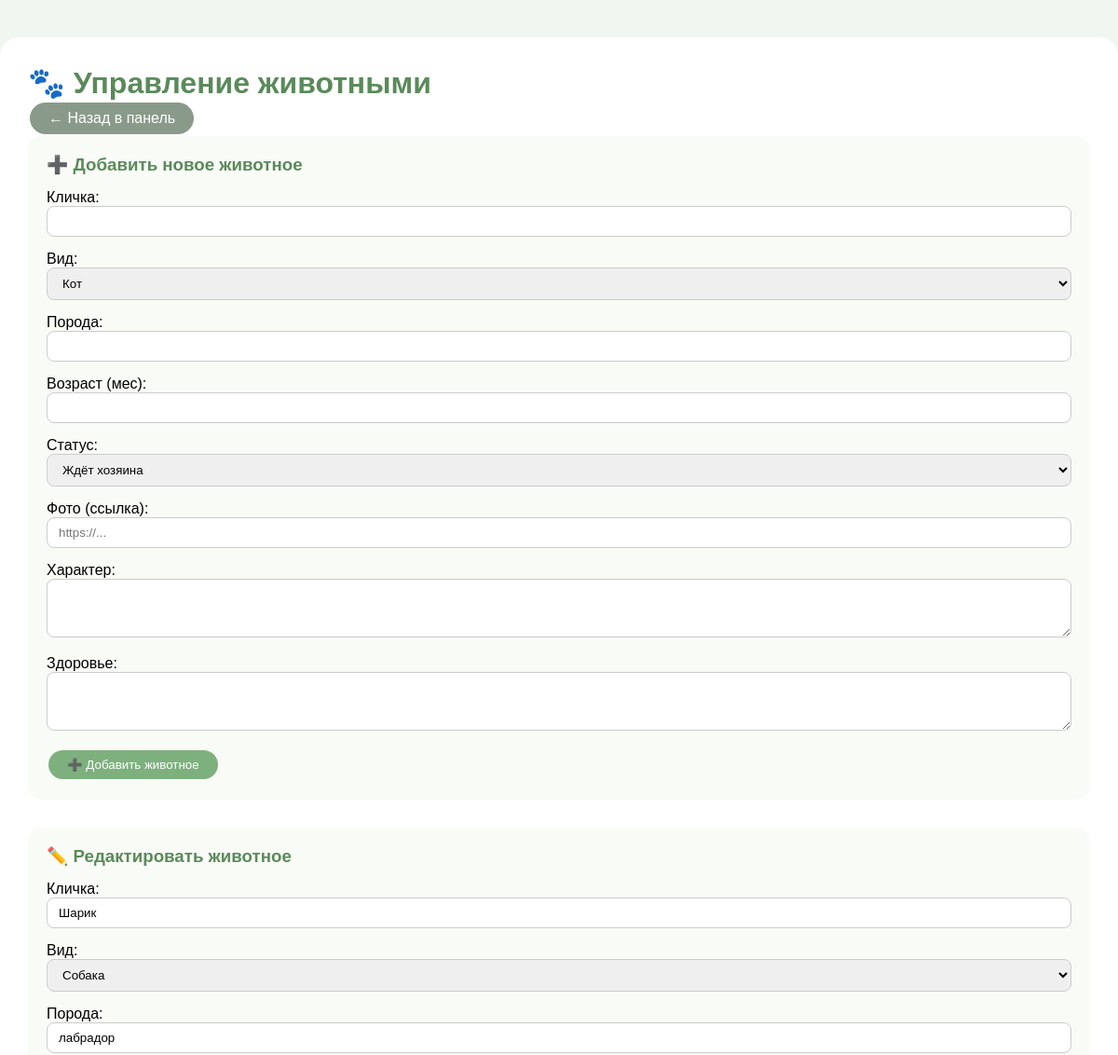
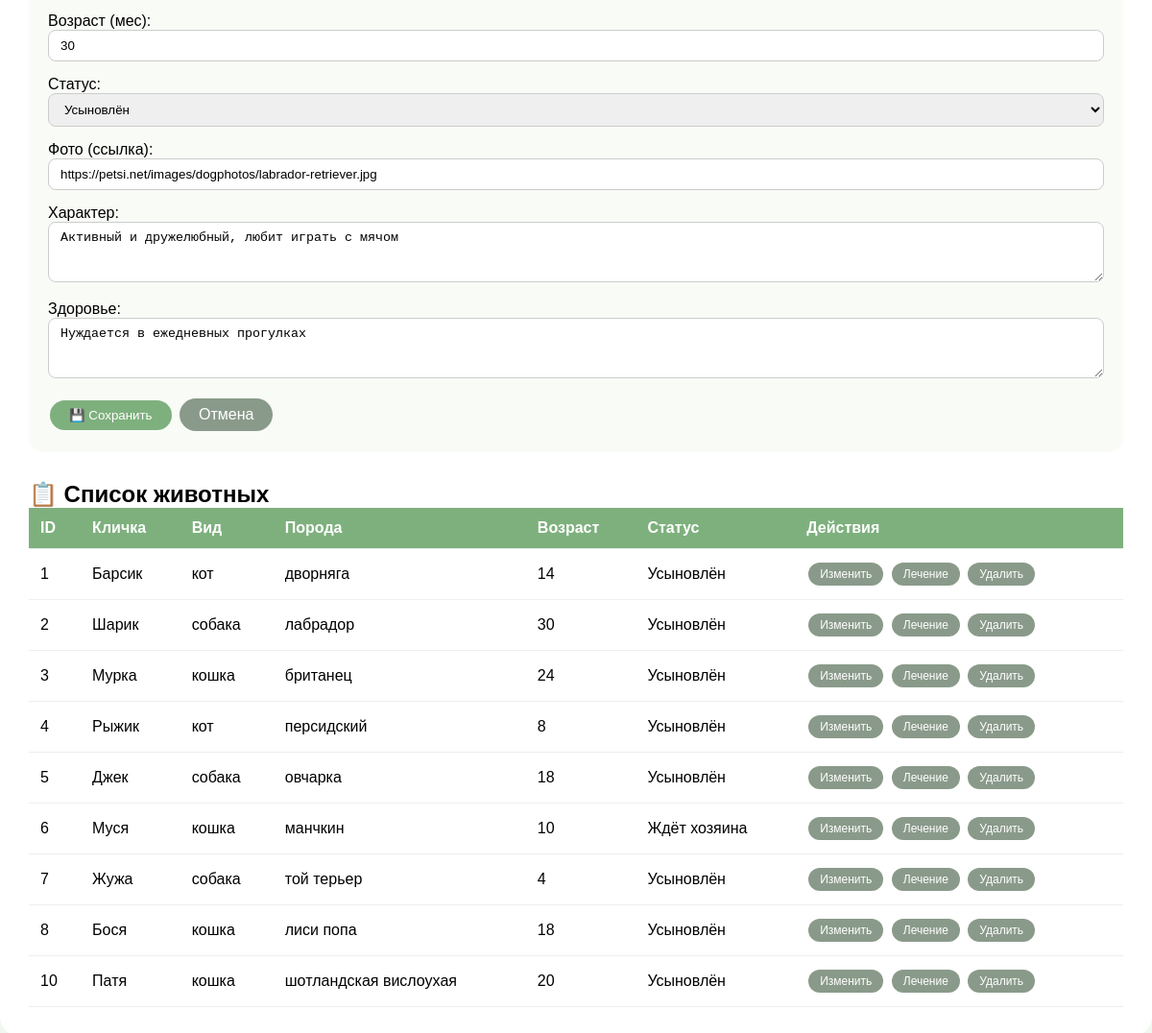
Screenshot of /admin/animals_edit.php?edit=2 (signed in) with the database file from the repository (2 pictures, top to bottom).
### tables this page shows
CREATE TABLE `animals` (
  `id` int(11) NOT NULL,
  `name` varchar(50) NOT NULL,
  `species` varchar(30) NOT NULL,
  `breed` varchar(50) DEFAULT NULL,
  `age` int(11) DEFAULT NULL,
  `status` varchar(20) DEFAULT 'waiting',
  `photo_url` varchar(255) DEFAULT NULL
);

CREATE TABLE `animal_details` (
  `id` int(11) NOT NULL,
  `animal_id` int(11) NOT NULL,
  `character_desc` text,
  `health_desc` text,
  `story` text,
  `text` varchar(1000) NOT NULL,
  `treatment_text` text
);

### model/models.php (called while the page is built, shortened)
<?php
function selectAnimals($pdo)
{
    $sql = "SELECT * FROM animals";
    $stmt = $pdo->prepare($sql);
    $stmt->execute();
    return $stmt->fetchAll();
}
function detailsAnimal($pdo, $id)
{
    $sql = "SELECT * FROM animal_details WHERE animal_id = :id";
    $stmt = $pdo->prepare($sql);
    $stmt->execute([':id' => $id]);
    return $stmt->fetch();
}
function getAnimalById($pdo, $id)
{
    $sql = "SELECT * FROM animals WHERE id = :id";
    $stmt = $pdo->prepare($sql);
    $stmt->execute([':id' => $id]);
    return $stmt->fetch();
}
?>

### admin/animals_edit.php (the view, shortened to what this page needs)
<?php
require_once '../model/models.php';
$animals = selectAnimals($pdo);
$edit = getAnimalById($pdo, $_GET['edit']);
$edit_details = detailsAnimal($pdo, $edit['id']);
?>
<!doctype html>
<html lang="ru">
<head>
    <link rel="stylesheet" href="../css/main.css">
</head>
<body style="background: #f0f7f0;">
<div class="container">
    <h1 style="color: #5a8a5a;">🐾 Управление животными</h1>
    <a href="admin_panel.php" class="btn btn-gray">← Назад в панель</a>
    <div class="form-section">
        <h3>➕ Добавить новое животное</h3>
        <form method="POST">
            <div class="form-group">
                <label>Кличка:</label>
                <input type="text" name="name" required>
            </div>
            <div class="form-group">
                <label>Вид:</label>
                <select name="species">
                    <option value="кот">Кот</option>
                </select>
            </div>
            <div class="form-group">
                <label>Порода:</label>
                <input type="text" name="breed">
            </div>
            <div class="form-group">
                <label>Возраст (мес):</label>
                <input type="number" name="age">
            </div>
            <div class="form-group">
                <label>Статус:</label>
                <select name="status">
                    <option value="waiting">Ждёт хозяина</option>
                </select>
            </div>
            <div class="form-group">
                <label>Фото (ссылка):</label>
                <input type="text" name="photo_url" placeholder="https://...">
            </div>
            <div class="form-group">
                <label>Характер:</label>
                <textarea name="character_desc" rows="3" style="width:100%;"></textarea>
            </div>
            <div class="form-group">
                <label>Здоровье:</label>
                <textarea name="health_desc" rows="3" style="width:100%;"></textarea>
            </div>
            <button type="submit" name="add" class="btn">➕ Добавить животное</button>
        </form>
    </div>
    <?php if ($edit): ?>
        <div class="form-section">
            <h3>✏️ Редактировать животное</h3>
            <form method="POST">
                <div class="form-group">
                    <label>Кличка:</label>
                    <input type="text" name="name" value="<?= htmlspecialchars($edit['name']) ?>" required>
                </div>
                <div class="form-group">
                    <label>Вид:</label>
                    <select name="species">
                        <option value="собака" <?= $edit['species'] == 'собака' ? 'selected' : '' ?>>Собака</option>
                    </select>
                </div>
                <div class="form-group">
                    <label>Порода:</label>
                    <input type="text" name="breed" value="<?= htmlspecialchars($edit['breed']) ?>">
                </div>
                <div class="form-group">
                    <label>Возраст (мес):</label>
                    <input type="number" name="age" value="<?= $edit['age'] ?>">
                </div>
                <div class="form-group">
                    <label>Статус:</label>
                    <select name="status">
                        <option value="adopted" <?= $edit['status'] == 'adopted' ? 'selected' : '' ?>>Усыновлён</option>
                    </select>
                </div>
                <div class="form-group">
                    <label>Фото (ссылка):</label>
                    <input type="text" name="photo_url" value="<?= htmlspecialchars($edit['photo_url']) ?>">
                </div>
                <div class="form-group">
                    <label>Характер:</label>
                    <textarea name="character_desc" rows="3" style="width:100%;"><?= htmlspecialchars($edit_details['character_desc'] ?? '') ?></textarea>
                </div>
                <div class="form-group">
                    <label>Здоровье:</label>
                    <textarea name="health_desc" rows="3" style="width:100%;"><?= htmlspecialchars($edit_details['health_desc'] ?? '') ?></textarea>
                </div>
                <button type="submit" name="edit" class="btn">💾 Сохранить</button>
                <a href="animals_edit.php" class="btn btn-gray">Отмена</a>
            </form>
        </div>
    <?php endif; ?>
    <h2>📋 Список животных</h2>
    <div style="overflow-x: auto;">
        <table style="width: 100%;">
            <thead>
            <tr><th>ID</th><th>Кличка</th><th>Вид</th><th>Порода</th><th>Возраст</th><th>Статус</th><th>Действия</th></tr>
            </thead>
            <tbody>
            <?php foreach ($animals as $animal): ?>
                <tr>
                    <td><?= $animal['id'] ?></td>
                    <td><?= htmlspecialchars($animal['name']) ?></td>
                    <td><?= $animal['species'] ?></td>
                    <td><?= $animal['breed'] ?></td>
                    <td><?= $animal['age'] ?></td>
                    <td>
                        <?php
                        $status_ru = [
                            'waiting' => 'Ждёт хозяина',
                            'adopted' => 'Усыновлён',
                            'treatment' => 'На лечении'
                        ][$animal['status']] ?? $animal['status'];
                        echo $status_ru;
                        ?>
                    </td>
                    <td>
                        <a href="animals_edit.php?edit=<?= $animal['id'] ?>" class="btn btn-gray btn-small">Изменить</a>
                        <a href="animals_edit.php?treatment=<?= $animal['id'] ?>" class="btn btn-gray btn-small">Лечение</a>
                        <a href="animals_edit.php?delete=<?= $animal['id'] ?>" class="btn btn-gray btn-small" onclick="return confirm('Удалить?')">Удалить</a>
                    </td>
                </tr>
            <?php endforeach; ?>
            </tbody>
        </table>
    </div>
</div>
</body>
</html>

### css/main.css (style rules this page uses)
* { margin: 0; padding: 0; box-sizing: border-box; }
body { font-family: Arial, sans-serif; background: #f0f7f0; }
.btn { display: inline-block; background: #2e7d32; color: white; padding: 10px 25px; border-radius: 30px; text-decoration: none; margin-top: 15px; }

### admin/animals_edit.php (style rules this page uses)
.container { max-width: 1200px; margin: 40px auto; background: white; padding: 30px; border-radius: 20px; }
table { width: 100%; border-collapse: collapse; }
th, td { padding: 12px; text-align: left; border-bottom: 1px solid #eee; }
th { background: #7eb07e; color: white; }
input, select, textarea { padding: 8px 12px; border-radius: 8px; border: 1px solid #ccc; width: 100%; }
.btn { background: #7eb07e; color: white; padding: 8px 20px; border-radius: 25px; text-decoration: none; display: inline-block; margin: 2px; border: none; cursor: pointer; }
.btn-gray { background: #8a9a8a; }
.btn-small { padding: 5px 12px; font-size: 12px; }
.form-group { margin-bottom: 15px; }
.form-section { background: #f9fbf7; padding: 20px; border-radius: 15px; margin-bottom: 30px; }
.form-section h3 { color: #5a8a5a; margin-bottom: 15px; }

### rows the page displays
animals: name "Шарик", species "Собака", breed "лабрадор", age "30", status "Усыновлён", photo_url "https://petsi.net/images/dogphotos/labrador-retriever.jpg", id "2", species "собака"
animal_details: character_desc "Активный и дружелюбный, любит играть с мячом", health_desc "Нуждается в ежедневных прогулках"
animals: id "1", name "Барсик", species "кот", breed "дворняга", age "14", status "Усыновлён"
animals: id "3", name "Мурка", species "кошка", breed "британец", age "24", status "Усыновлён"
animals: id "4", name "Рыжик", species "кот", breed "персидский", age "8", status "Усыновлён"
animals: id "5", name "Джек", species "собака", breed "овчарка", age "18", status "Усыновлён"
animals: id "6", name "Муся", species "кошка", breed "манчкин", age "10", status "Ждёт хозяина"
animals: id "7", name "Жужа", species "собака", breed "той терьер", age "4", status "Усыновлён"
animals: id "8", name "Бося", species "кошка", breed "лиси попа", age "18", status "Усыновлён"
animals: id "10", name "Патя", species "кошка", breed "шотландская вислоухая", age "20", status "Усыновлён"
